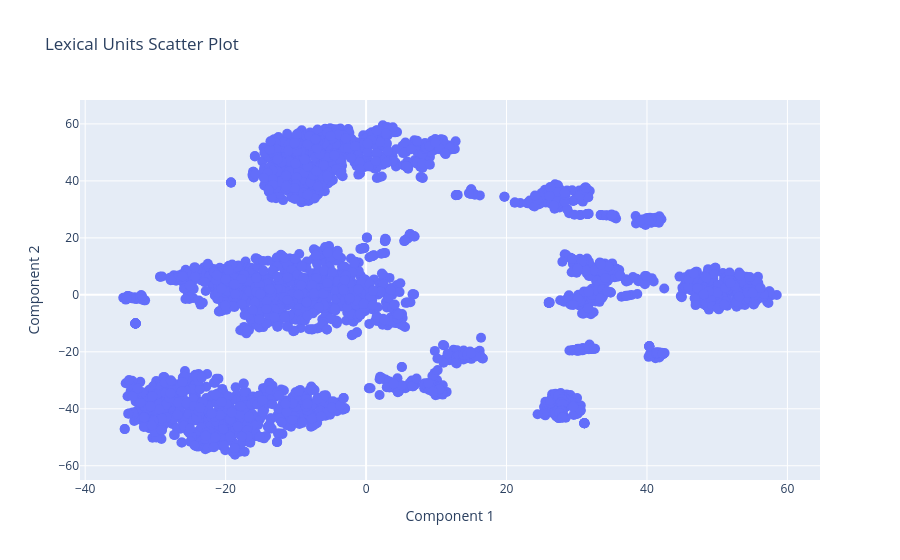

Write notebook code for a chart like this one.
### Code cell
fig.show()

### Figure 1 — Plotly figure (JSON) as saved in the notebook; plotly's stock layout.template omitted (floating-point values rounded to 4 significant figures; data arrays with more than 128 entries replaced by an {"elided": "..."} marker saying what was removed)
{"data": [{"hoverinfo": "text", "hovertemplate": "%{text}<extra></extra>", "marker": {"size": 10}, "mode": "markers", "text": {"elided": "2930x2 str values"}, "type": "scatter", "x": {"elided": "2930 float values"}, "y": {"elided": "2930 float values"}}], "layout": {"showlegend": false, "title": {"text": "Lexical Units Scatter Plot"}, "xaxis": {"title": {"text": "Component 1"}}, "yaxis": {"title": {"text": "Component 2"}}}}
